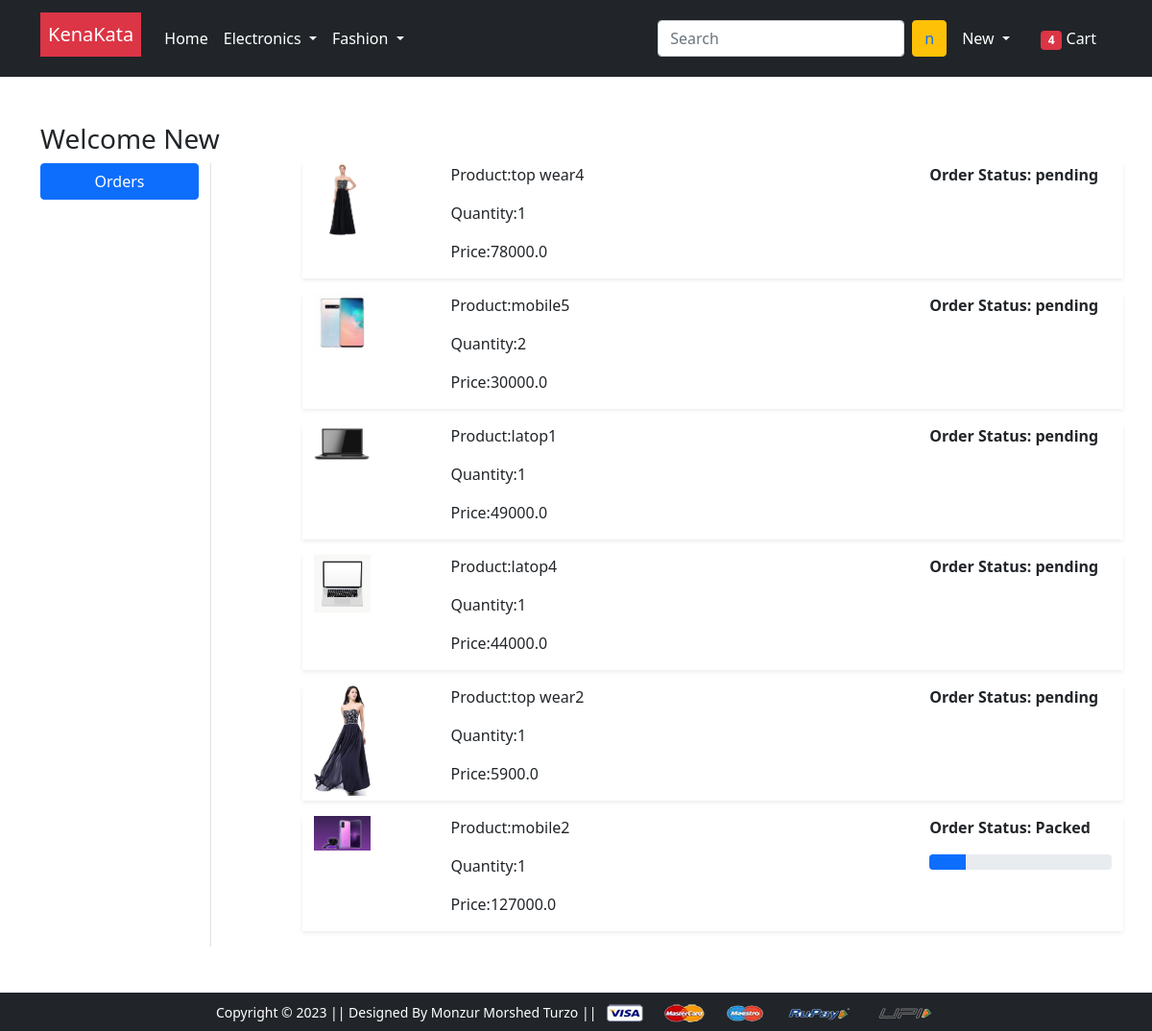
/orders/ (signed in), run on the app's committed database.
### app/models.py (models this page shows, shortened)
class Orderplaced(models.Model):
    user=models.ForeignKey(User, on_delete=models.CASCADE)
    customer=models.ForeignKey(Customer, on_delete=models.CASCADE)
    product=models.ForeignKey(Product, on_delete=models.CASCADE)
    quantity=models.PositiveIntegerField(default=1)
    ordered_date=models.DateTimeField(auto_now_add=True)
    status=models.CharField(max_length=50,choices=STATUS_CHOICES,default='pending')
    @property
    def total_cost(self):
        return self.quantity * self.product.discounted_price

class Product(models.Model):
    title=models.CharField(max_length=100)
    selling_price=models.FloatField()
    discounted_price=models.FloatField()
    description=models.TextField()
    brand=models.CharField(max_length=100)
    catagory=models.CharField(choices=CATAGORY_CHOICES,max_length=2)
    product_image=models.ImageField(upload_to='productimg')

### app/views.py (the view)
# urls.py: path('orders/', views.orders, name='orders'),
@login_required
def orders(request):
    op= Orderplaced.objects.filter(user=request.user)
    return render(request, 'app/orders.html',{'order_placed':op})

### app/templates/app/orders.html (shortened to what this page needs)
{% extends 'app/base.html' %}
{% load static %}
{% block main-content %}
<div class="container my-5">
 <div class="row">
 <h3>Welcome <span class="text-capitalize">{{request.user}}</span></h3>
  <div class="col-sm-2 border-end">
   <ul class="list-unstyled">
    <li class="d-grid"><a href="{% url 'orders' %}" class="btn btn-primary">Orders</a></li>
   </ul>
  </div>
  <div class="col-sm-9 offset-sm-1">
    {% for op in order_placed %}
    <div class="row shadow-sm mb-3">
        <div class="col-sm-2">
        <img src="{{op.product.product_image.url}}" alt="" srset="" class="img-fluid" height="20%" width="50%">
    </div>
    <div class="col-sm-7">
        <p>Product:{{op.product.title}}</p>
        <p>Quantity:{{op.quantity}}</p>
        <p>Price:{{op.total_cost}}</p>
    </div>
    <div class="col-sm-3 fw-bold">
        <p> Order Status: {{op.status}} </p>
        {% if op.status == 'Packed' %}
        <div class="progress">
            <div class="progress-bar" role="progressbar"
            style="width:20%"  aria-valuenow="20" aria-valuemin="0" aria-valuemax="100">
            </div></div>
        {% endif %}
    </div>
    </div>
    {% endfor %}
   </div>
  </div>
 </div>
{% endblock main-content %}

### app/templates/app/base.html (shortened to what this page needs)
<!doctype html>
{% load static %}
<html lang="en">
  <head>
    <link href="https://cdn.jsdelivr.net/npm/bootstrap@5.0.0-beta1/dist/css/bootstrap.min.css" rel="stylesheet">
    <link rel="stylesheet" href="{% static 'app/css/owl.carousel.min.css' %}">
    <link rel="stylesheet" href="{% static 'app/css/all.min.css' %}">
    <link rel="stylesheet" href="{% static 'app/css/style.css' %}">
  </head>
  <body>
    <nav class="navbar navbar-expand-lg navbar-dark bg-dark">
     <div class="container">
       <a class="navbar-brand" href="/"><div class="p-2 mb-2 bg-danger text-white">KenaKata</div></a>
       <div class="collapse navbar-collapse" id="navbarSupportedContent">
         <ul class="navbar-nav me-auto mb-2 mb-lg-0">
           <li class="nav-item">
             <a class="nav-link active" aria-current="page" href="/">Home</a>
           </li>
           <li class="nav-item dropdown">
             <a class="nav-link dropdown-toggle text-white" href="#" id="electronicsDropdown" role="button" data-bs-toggle="dropdown" aria-expanded="false">
               Electronics
             </a>
           </li>
           <li class="nav-item dropdown">
             <a class="nav-link dropdown-toggle text-white" href="#" id="fashionDropdown" role="button" data-bs-toggle="dropdown" aria-expanded="false">
               Fashion
             </a>
           </li>
         </ul>
         <form class="d-flex">
           <input class="form-control me-2" type="search" placeholder="Search" aria-label="Search">
           <button class="btn btn-warning" type="submit">
            <a id="GFG" href="{% url 'profile' %}"> {{request.user.username|make_list|first}} </a>
          </button>
         </form>
         <div>
          <ul class="navbar-nav me-auto mb-2 mb-lg-0">
            {% if request.user.is_authenticated %}
           <li class="nav-item dropdown mx-2">
              <a class="nav-link dropdown-toggle text-white" href="#" id="profileDropdown" role="button" data-bs-toggle="dropdown" aria-expanded="false">
                {{request.user.username|capfirst}}
              </a>
            </li>
            <li class="nav-item mx-2">
             <a href="{% url 'showcart' %}" class="nav-link text-white"><span class="badge bg-danger">4</span> Cart </a>
            </li>
            {% endif %}
          </ul>
         </div>
       </div>
     </div>
    </nav>
    {% block main-content %} {% endblock main-content %}
    <footer class="container-fluid bg-dark text-center p-2 mt-5">
        <small class="text-white">Copyright &copy; 2023 || Designed By Monzur Morshed Turzo || </small>
        <img src="{% static 'app/images/payment.png' %}" alt="" srcset="" class="img-fluid" height="2px">
    </footer>
  </body>
</html>

### app/templates/app/base.html (style rules this page uses)
#GFG { text-decoration: none; }

### data on the page
Orderplaced: product.product_image (picture), product "top wear4", quantity "1", total_cost "78000.0", status "pending"
Orderplaced: product.product_image (picture), product "mobile5", quantity "2", total_cost "30000.0", status "pending"
Orderplaced: product.product_image (picture), product "latop1", quantity "1", total_cost "49000.0", status "pending"
Orderplaced: product.product_image (picture), product "latop4", quantity "1", total_cost "44000.0", status "pending"
Orderplaced: product.product_image (picture), product "top wear2", quantity "1", total_cost "5900.0", status "pending"
Orderplaced: product.product_image (picture), product "mobile2", quantity "1", total_cost "127000.0", status "Packed"

### other printed values
{{ request.user.username|make_list|first }} "n"
{{ request.user.username|capfirst }} "New"
{{ request.user }} "New"
